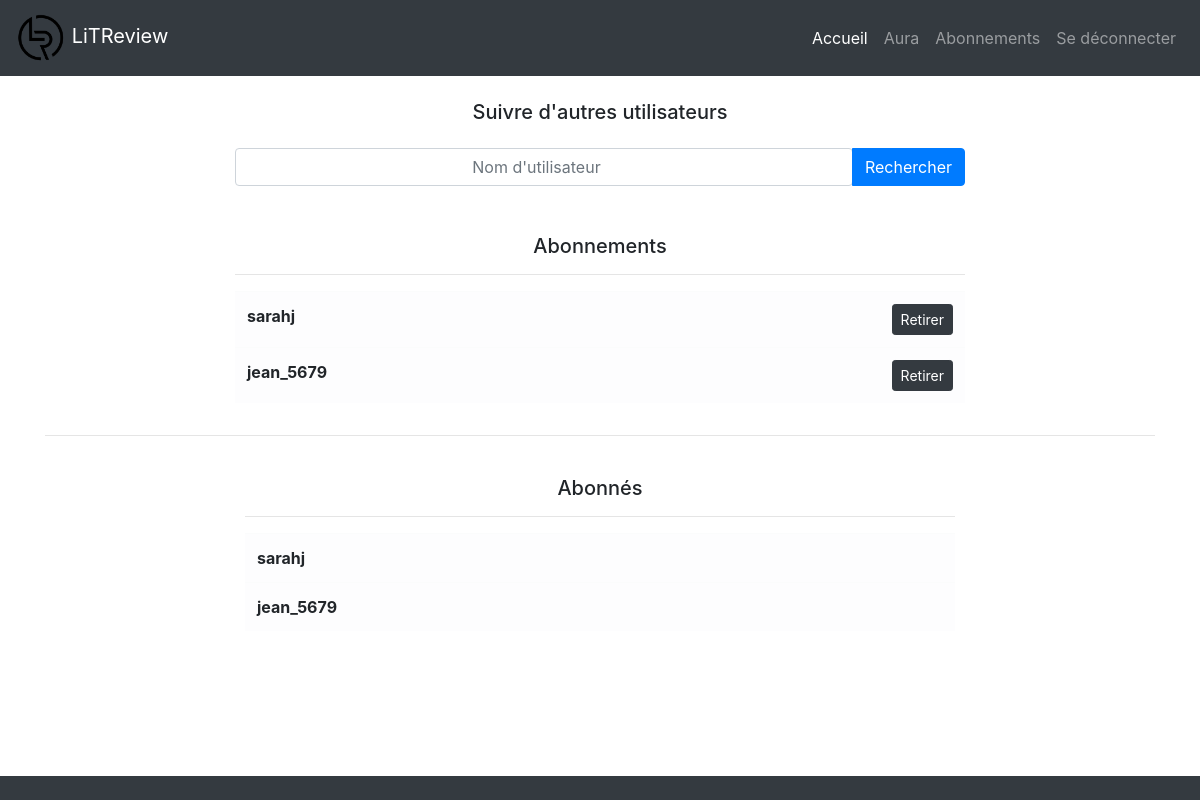
Before: /follow_users/ (signed in) with the older database file.
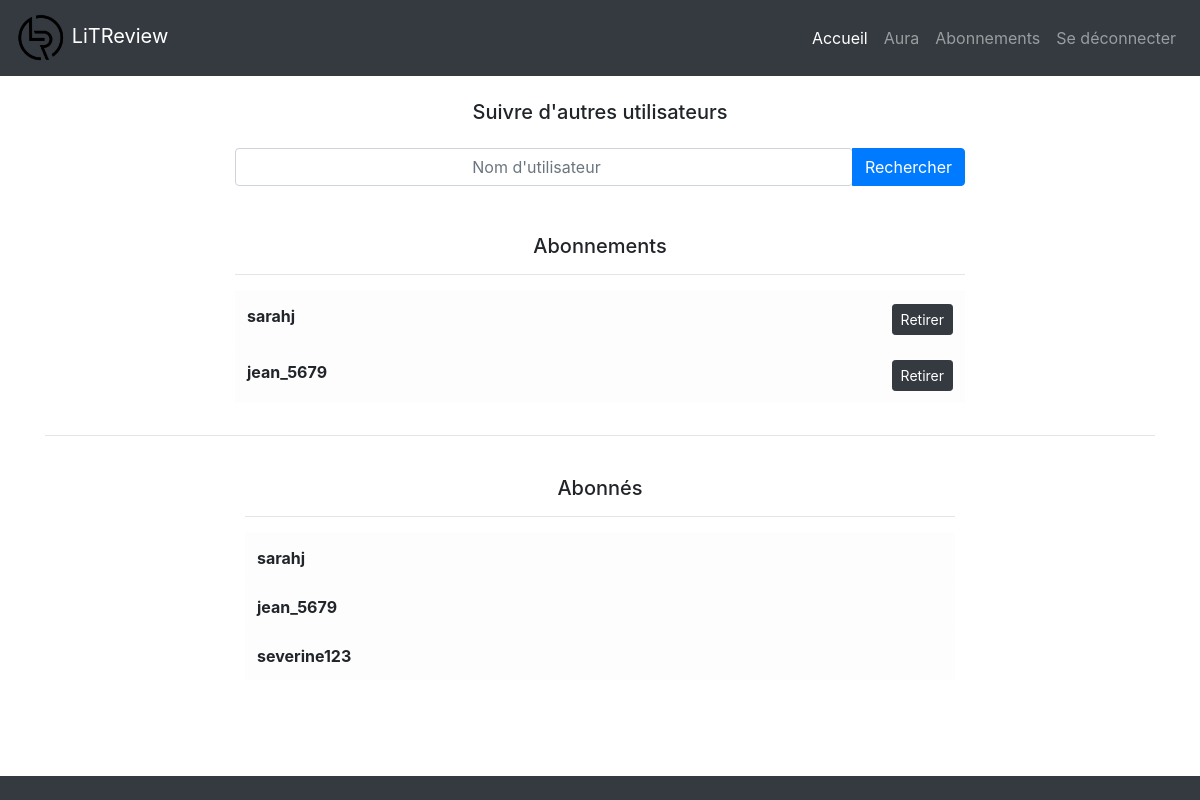
After: the same page with the newer database file.
### followers/models.py (models this page shows)
class UserFollows(models.Model):
    user = models.ForeignKey(
        to=settings.AUTH_USER_MODEL,
        on_delete=models.CASCADE,
        related_name="following")
    followed_user = models.ForeignKey(
        to=settings.AUTH_USER_MODEL,
        on_delete=models.CASCADE,
        related_name="followed_by")
    class Meta:
        unique_together = ("user", "followed_user")

### authentication/models.py (models this page shows)
class User(AbstractUser):
    pass

### followers/views.py (the view, shortened to what this page needs)
# urls.py: path("follow_users/", followers.follow_users, name="follow_users")
@login_required
def follow_users(request):
    unfollows = forms.UnfollowsForm()
    requested_user = request.POST.get("search")
    following_list = models.UserFollows.objects.filter(user=request.user)
    followed_by_list = models.UserFollows.objects.filter(followed_user=request.user)
    context = {
        "following_list": following_list,
        "followed_by_list": followed_by_list,
        "unfollows": unfollows
    }
    return render(request, "followers/follow_users.html", context=context)

### followers/forms.py
class UnfollowsForm(forms.Form):
    unfollows = forms.BooleanField(widget=forms.HiddenInput, initial=True)

### followers/templates/followers/follow_users.html (shortened to what this page needs)
{% extends "base.html" %}
{% load feeds_extras %}
{% block content %}
<div class="container">
    <div class="row justify-content-center mt-4">
        <div class="col-8">
            <h5 style="text-align: center;">Suivre d'autres utilisateurs</h5>
            <form method="post">
                <div class="input-group mt-4">
                    <input type="search" class="form-control rounded" name="search" style="text-align: center;" placeholder="Nom d'utilisateur" aria-label="Nom d'utilisateur"/>
                    <div class="input-group-append">
                        <button type="submit" class="btn btn-primary">Rechercher</button>
                    </div>
                </div>
            </form>
        </div>
    </div>
</div>
<div class="container">
    <div class="row justify-content-center mt-5">
        <div class="col-8">
            <h5 style="text-align: center;">Abonnements</h5>
            <hr>
        </div>
    </div>
    <div class="row justify-content-center">
        <div class="col-8">
            <table class="table table-light table-hover">
                <tbody>
                    {% for following in following_list %}
                        <tr>
                            <th class="col-md-6" style="text-align: left;" scope="row">{{ following.followed_user }}</th>
                            <td style="text-align: right;">
                                <form method="post">
                                    <button class="btn btn-sm btn-dark" type="submit">Retirer</button>
                                </form>
                            </td>
                        </tr>
                    {% endfor %}
                </tbody>
            </table>
        </div>
    </div>
    <div class="row">
        <div class="col">
            <hr><br>
        </div>
    </div>
    <div class="container">
        <div class="row justify-content-center">
            <div class="col-8">
                <h5 style="text-align: center;">Abonnés</h5>
                <hr>
            </div>
        </div>
        <div class="row justify-content-center">
            <div class="col-8">
                <table class="table table-light table-hover">
                    <tbody>
                        {% for followed_by in followed_by_list %}
                            <tr>
                                <th class="col-md-6" style="text-align: left;" scope="row">{{ followed_by.user }}</th>
                            </tr>
                        {% endfor %}
                    </tbody>
                </table>
            </div>
        </div>
    </div>
</div>
{% endblock content %}

Changed rows visible on the page:
added UserFollows: user "severine123", shown under "Abonnés"
